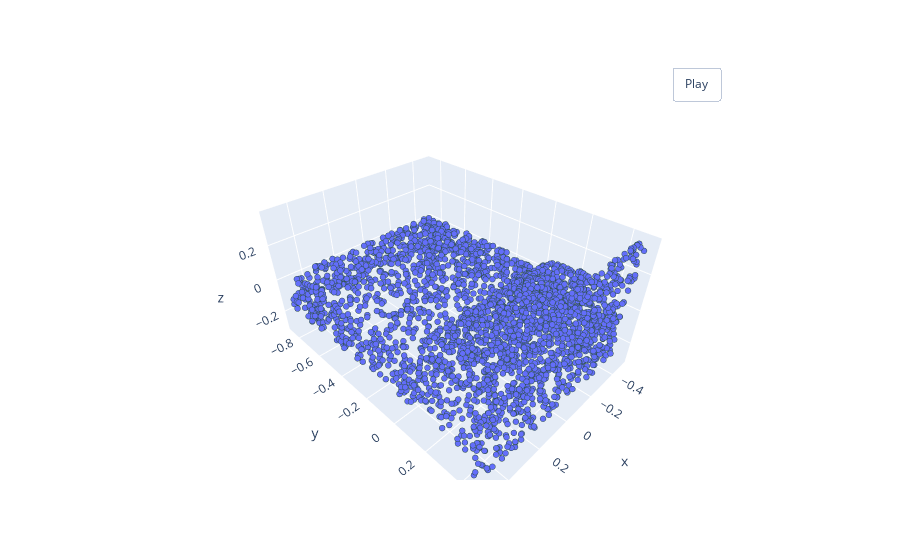

Source (notebook cell):
### Code cell
pcshow(*norm_pointcloud.T)

### Figure 1 — Plotly figure (JSON) as saved in the notebook; plotly's stock layout.template omitted (floating-point values rounded to 4 significant figures; data arrays with more than 128 entries replaced by an {"elided": "..."} marker saying what was removed)
{"data": [{"marker": {"line": {"color": "DarkSlateGrey", "width": 2}, "size": 2}, "mode": "markers", "type": "scatter3d", "x": {"elided": "3000 float values"}, "y": {"elided": "3000 float values"}, "z": {"elided": "3000 float values"}}], "layout": {"updatemenus": [{"buttons": [{"args": [null, {"frame": {"duration": 50, "redraw": true}, "fromcurrent": true, "mode": "immediate", "transition": {"duration": 0}}], "label": "Play", "method": "animate"}], "pad": {"r": 10, "t": 45}, "showactive": false, "type": "buttons", "x": 0.8, "xanchor": "left", "y": 1, "yanchor": "bottom"}]}}
